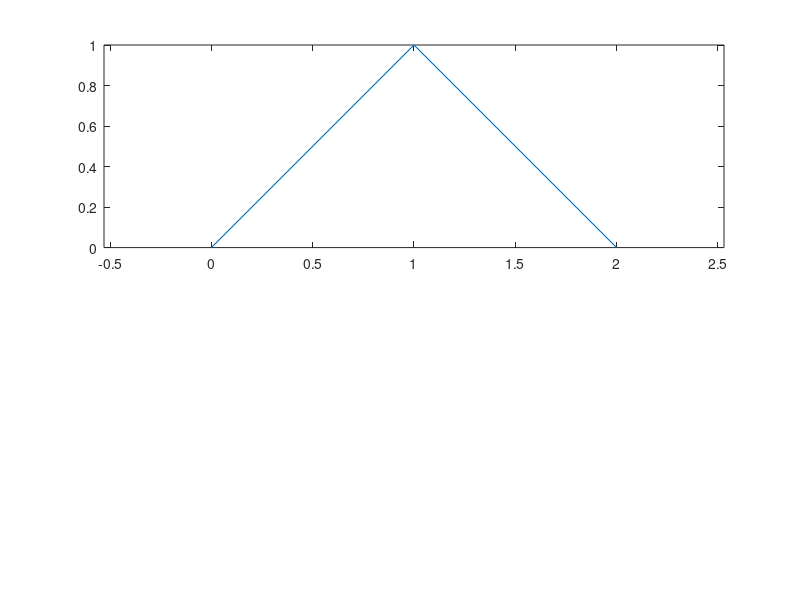

This chart was generated by the following MATLAB code: (Note: this script raises an error after producing the figure.)
f = figure(21);
upper = subplot(211);
plot([0, 1, 2], [0, 1, 0]);
equal_axis = axis("equal");
normal_axis = axis("normal");
grid_on = grid("on");
grid_toggle = grid();
grid_off = grid("off");

lower = subplot(212);
img = image([1, 2, 3, 4; 5, 6, 7, 8]);
image_axis = axis("image");
upper_axis_query = axis(upper);
axis(upper, [0, 3, -1, 2]);
upper_axis_after_target_limits = axis(upper);
lower_axis_after_upper_limits = axis(lower);
axis(upper, false);
upper_visible_after_target_off = get(upper, 'Visible');
lower_visible_after_target_off = get(lower, 'Visible');
axis(upper, 'on');
upper_visible_after_target_on = get(upper, 'Visible');
xlim(upper, [-2, 4]);
upper_xlim_after_target = xlim(upper);
lower_xlim_after_target = xlim(lower);
ylim(upper, [-3, 3]);
upper_ylim_after_target = ylim(upper);
lower_ylim_after_target = ylim(lower);
lower_grid_initial = get(lower, 'Grid');
grid(upper, 'on');
upper_grid_after_target_on = get(upper, 'Grid');
lower_grid_after_target_on = get(lower, 'Grid');
grid(lower);
lower_grid_after_toggle = get(lower, 'Grid');
grid(upper, true);
upper_grid_after_logical = get(upper, 'Grid');
grid(lower, 'off');
lower_grid_after_off = get(lower, 'Grid');
current = gcf();
